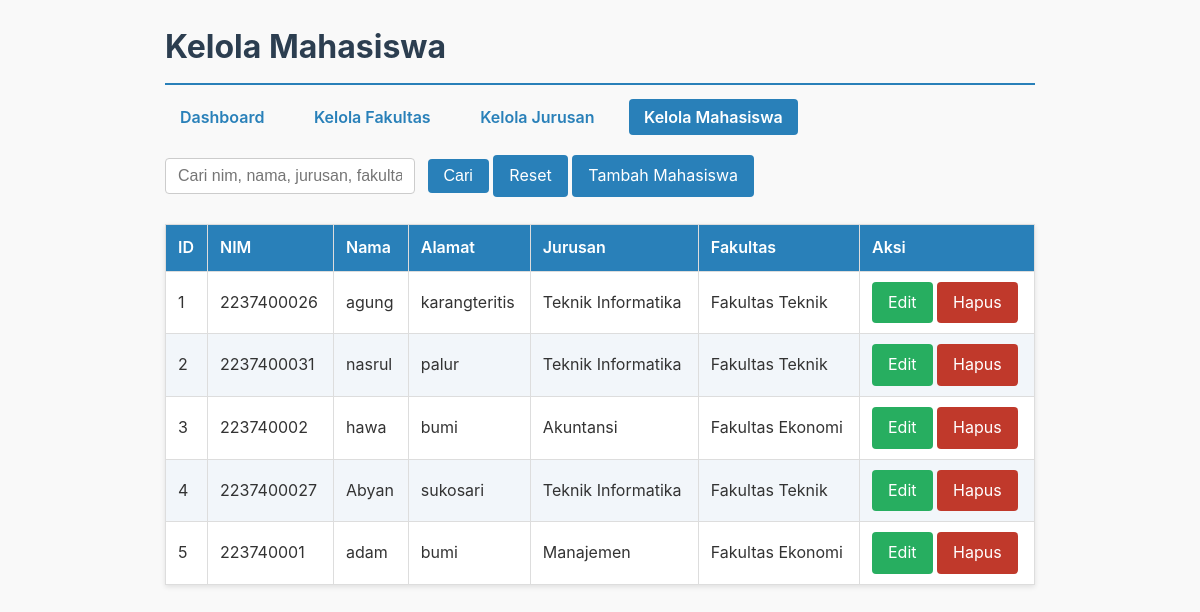
/index.php?menu=mahasiswa, run on the app's committed database.
### tables this page shows
CREATE TABLE `mahasiswa` (
  `id` int(11) NOT NULL,
  `jurusan_id` int(11) NOT NULL,
  `nim` varchar(20) NOT NULL,
  `nama` varchar(100) NOT NULL,
  `alamat` text DEFAULT NULL
);

CREATE TABLE `jurusan` (
  `id` int(11) NOT NULL,
  `fakultas_id` int(11) NOT NULL,
  `nama` varchar(100) NOT NULL
);

CREATE TABLE `fakultas` (
  `id` int(11) NOT NULL,
  `nama` varchar(100) NOT NULL
);

### config/Database.php (called while the page is built, shortened)
<?php
class Database {
    private static $conn = null;
    public static function getConnection() {
        if (self::$conn === null) {
            try {
                $db = new Database();
                self::$conn = new PDO(
                    "mysql:host={$db->host};dbname={$db->db_name}",
                    $db->username,
                    $db->password,
                    [PDO::ATTR_ERRMODE => PDO::ERRMODE_EXCEPTION]
                );
            } catch (PDOException $e) {
                die('Connection failed: ' . $e->getMessage());
            }
        }
        return self::$conn;
    }
}
?>

### controllers/MahasiswaController.php (called while the page is built, shortened)
<?php
class MahasiswaController {
    private $model;
    public function __construct() {
        $this->model = new Mahasiswa();
    }
    public function index($keyword = '') {
        return $this->model->getWithRelations();
    }
}
?>

### models/BaseModel.php (called while the page is built, shortened)
<?php
abstract class BaseModel {
    public function __construct() {
        $this->conn = Database::getConnection();
    }
}
?>

### models/Mahasiswa.php (called while the page is built, shortened)
<?php
class Mahasiswa extends BaseModel {
    public function getWithRelations() {
        $stmt = $this->conn->prepare("SELECT mahasiswa.*, jurusan.nama as jurusan_nama, fakultas.nama as fakultas_nama FROM mahasiswa JOIN jurusan ON mahasiswa.jurusan_id=jurusan.id JOIN fakultas ON jurusan.fakultas_id=fakultas.id");
        $stmt->execute();
        return $stmt->fetchAll(\PDO::FETCH_ASSOC);
    }
}
?>

### views/mahasiswa_index.php (the view, shortened to what this page needs)
<form method="get" action="index.php" class="search-form">
    <input type="text" name="keyword" placeholder="Cari nim, nama, jurusan, fakultas" value="<?= e($keyword) ?>" />
    <input type="submit" value="Cari" />
    <a href="index.php?menu=mahasiswa" class="btn">Reset</a>
    <a href="index.php?menu=mahasiswa&action=create" class="btn">Tambah Mahasiswa</a>
</form>
<table>
    <thead>
        <tr>
            <th>ID</th><th>NIM</th><th>Nama</th><th>Alamat</th><th>Jurusan</th><th>Fakultas</th><th>Aksi</th>
        </tr>
    </thead>
    <tbody>
        <?php foreach ($items as $item): ?>
        <tr>
            <td><?= e($item['id']) ?></td>
            <td><?= e($item['nim']) ?></td>
            <td><?= e($item['nama']) ?></td>
            <td><?= e($item['alamat']) ?></td>
            <td><?= e($item['jurusan_nama']) ?></td>
            <td><?= e($item['fakultas_nama']) ?></td>
            <td>
                <a href="index.php?menu=mahasiswa&action=edit&id=<?= e($item['id']) ?>" class="btn btn-edit">Edit</a>
                <a href="index.php?menu=mahasiswa&action=delete&id=<?= e($item['id']) ?>" class="btn btn-danger" onclick="return confirm('Yakin ingin hapus?')">Hapus</a>
            </td>
        </tr>
        <?php endforeach ?>
    </tbody>
</table>

### index.php (style rules this page uses)
* { box-sizing: border-box; }
body { font-family: -apple-system, BlinkMacSystemFont, "Segoe UI", Roboto, Oxygen, Ubuntu, Cantarell, "Open Sans", "Helvetica Neue", sans-serif; margin: 20px auto; max-width: 900px; padding: 0 15px; background: #f9f9f9; color: #333; line-height: 1.6; }
form.search-form { margin-bottom: 15px; }
form.search-form input[type="text"], form.search-form select { padding: 8px 12px; font-size: 1rem; border: 1px solid #ccc; border-radius: 4px; width: 250px; max-width: 100%; margin-right: 8px; transition: border-color 0.3s ease; }
form.search-form input[type="submit"], button, .btn { background-color: #2980b9; color: white; border: none; padding: 8px 16px; font-size: 1rem; border-radius: 4px; cursor: pointer; transition: background-color 0.3s ease; text-decoration: none; display: inline-block; }
table { border-collapse: collapse; width: 100%; background-color: #fff; box-shadow: 0 2px 5px rgba(0,0,0,0.1); }
th, td { border: 1px solid #ddd; text-align: left; padding: 10px 12px; }
th { background-color: #2980b9; color: white; font-weight: 600; }
tr:nth-child(even) { background-color: #f2f6fa; }
input[type="text"], select, textarea { width: 100%; max-width: 100%; padding: 10px 12px; margin-bottom: 15px; border: 1px solid #ccc; border-radius: 4px; font-size: 1rem; transition: border-color 0.3s ease; }
.btn-danger { background-color: #c0392b; }
.btn-edit { background-color: #27ae60; }
a.btn { text-align: center; }

### data on the page
mahasiswa: id "1", nim "2237400026", nama "agung", alamat "karangteritis", jurusan.nama "Teknik Informatika", fakultas.nama "Fakultas Teknik"
mahasiswa: id "2", nim "2237400031", nama "nasrul", alamat "palur", jurusan.nama "Teknik Informatika", fakultas.nama "Fakultas Teknik"
mahasiswa: id "3", nim "223740002", nama "hawa", alamat "bumi", jurusan.nama "Akuntansi", fakultas.nama "Fakultas Ekonomi"
mahasiswa: id "4", nim "2237400027", nama "Abyan", alamat "sukosari", jurusan.nama "Teknik Informatika", fakultas.nama "Fakultas Teknik"
mahasiswa: id "5", nim "223740001", nama "adam", alamat "bumi", jurusan.nama "Manajemen", fakultas.nama "Fakultas Ekonomi"

### other printed values
$pageTitle "Kelola Mahasiswa"
